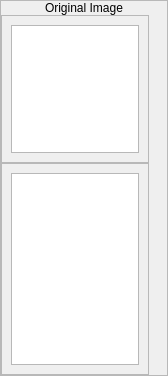
        <widget class="QFrame" name="originalImageMainFrame">
         <property name="maximumSize">
          <size>
           <width>168</width>
           <height>16777215</height>
          </size>
         </property>
         <property name="frameShape">
          <enum>QFrame::StyledPanel</enum>
         </property>
         <property name="frameShadow">
          <enum>QFrame::Raised</enum>
         </property>
         <layout class="QVBoxLayout" name="verticalLayout_2">
          <property name="spacing">
           <number>0</number>
          </property>
          <property name="leftMargin">
           <number>0</number>
          </property>
          <property name="topMargin">
           <number>0</number>
          </property>
          <property name="rightMargin">
           <number>0</number>
          </property>
          <property name="bottomMargin">
           <number>0</number>
          </property>
          <item>
           <widget class="QLabel" name="label">
            <property name="text">
             <string>Original Image</string>
            </property>
            <property name="alignment">
             <set>Qt::AlignCenter</set>
            </property>
           </widget>
          </item>
          <item>
           <widget class="QFrame" name="frame">
            <property name="sizePolicy">
             <sizepolicy hsizetype="Maximum" vsizetype="Fixed">
              <horstretch>0</horstretch>
              <verstretch>0</verstretch>
             </sizepolicy>
            </property>
            <property name="maximumSize">
             <size>
              <width>148</width>
              <height>16777215</height>
             </size>
            </property>
            <property name="frameShape">
             <enum>QFrame::StyledPanel</enum>
            </property>
            <property name="frameShadow">
             <enum>QFrame::Raised</enum>
            </property>
            <layout class="QVBoxLayout" name="verticalLayout">
             <item>
              <widget class="QGraphicsView" name="originalPlot">
               <property name="sizePolicy">
                <sizepolicy hsizetype="Fixed" vsizetype="Fixed">
                 <horstretch>0</horstretch>
                 <verstretch>0</verstretch>
                </sizepolicy>
               </property>
               <property name="maximumSize">
                <size>
                 <width>128</width>
                 <height>128</height>
                </size>
               </property>
               <property name="verticalScrollBarPolicy">
                <enum>Qt::ScrollBarAlwaysOff</enum>
               </property>
               <property name="horizontalScrollBarPolicy">
                <enum>Qt::ScrollBarAlwaysOff</enum>
               </property>
              </widget>
             </item>
            </layout>
           </widget>
          </item>
          <item>
           <widget class="QFrame" name="frame_3">
            <property name="maximumSize">
             <size>
              <width>148</width>
              <height>16777215</height>
             </size>
            </property>
            <property name="frameShape">
             <enum>QFrame::StyledPanel</enum>
            </property>
            <property name="frameShadow">
             <enum>QFrame::Raised</enum>
            </property>
            <layout class="QVBoxLayout" name="verticalLayout_3">
             <item>
              <widget class="QGraphicsView" name="originalHistory">
               <property name="minimumSize">
                <size>
                 <width>128</width>
                 <height>128</height>
                </size>
               </property>
               <property name="maximumSize">
                <size>
                 <width>128</width>
                 <height>16777215</height>
                </size>
               </property>
               <property name="verticalScrollBarPolicy">
                <enum>Qt::ScrollBarAlwaysOff</enum>
               </property>
               <property name="horizontalScrollBarPolicy">
                <enum>Qt::ScrollBarAlwaysOff</enum>
               </property>
              </widget>
             </item>
            </layout>
           </widget>
          </item>
         </layout>
        </widget>
